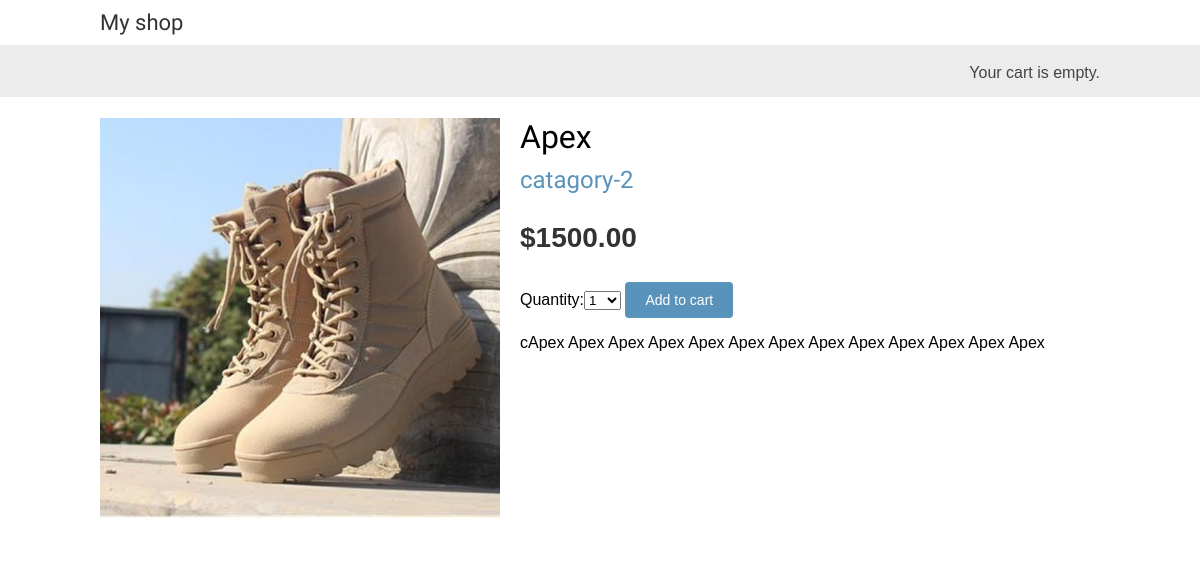
The app's page /5/apex/ with its own data.
### shop/models.py (models this page shows, shortened)
class Product(models.Model):
    category = models.ForeignKey(Category,related_name='products',on_delete=models.CASCADE)
    name = models.CharField(max_length=200, db_index=True)
    slug = models.SlugField(max_length=200, db_index=True)
    image = models.ImageField(upload_to='media/%y/%m/%d',blank=True)
    description = models.TextField(blank=True)
    price = models.DecimalField(max_digits=10, decimal_places=2)
    available = models.BooleanField(default=True)
    created = models.DateTimeField(auto_now_add=True)
    updated = models.DateTimeField(auto_now=True)
    class Meta:
        ordering = ('name',)
        index_together = (('id','slug'),)

class Category(models.Model):
    name = models.CharField(max_length=200, db_index=True)
    slug = models.SlugField(max_length=200,unique=True)
    class Meta:
        ordering = ('name',)
        verbose_name = 'category'
        verbose_name_plural = 'categories'
    def __str__(self):
        return self.name
    def get_absolute_url(self):
        return reverse("shop:product_list_by_category", args=[self.slug])

### shop/views.py (the view)
# urls.py: path('<int:id>/<slug:slug>/', views.product_detail,name='product_detail'),
def product_detail(request, id, slug):
    product = get_object_or_404(Product,id=id,slug=slug,available=True)
    cart_product_form = CartAddProductForm()
    return render(request, 'detail.html',
                                  {'product':product,
                                  'cart_product_form':cart_product_form})

### cart/forms.py
class CartAddProductForm(forms.Form):
    quantity = forms.TypedChoiceField(
        choices = PRODUCT_QUANTITY_CHOICES,coerce=int)
    override = forms.BooleanField(required=False,initial=False,widget=forms.HiddenInput)

### cart/cart.py (called while the page is built)
    def __len__(self):
        return sum(item['quantity'] for item in self.cart.values())

### cart/context_processors.py (called while the page is built)
def cart(request):
    return {'cart': Cart(request)}

### template/detail.html
{% extends "base.html" %} {% load static %} {% block title %} {{ product.name }} {% endblock %} {% block content %}
<div class="product-detail">
    <img src="{% if product.image %}{{ product.image.url }}{% else %}
{% static 'img/no_image.png' %}{% endif %}">
    <h1>{{ product.name }}</h1>
    <h2>
        <a href="{{ product.category.get_absolute_url }}">
{{ product.category }}
</a>
    </h2>
    <p class="price">${{ product.price }}</p>
    <form action="{% url 'cart:cart_add' product.id %}" method="post">
        {{ cart_product_form }} {% csrf_token %}
        <input type="submit" value="Add to cart">
    </form>
    {{ product.description|linebreaks }}
</div>
{% endblock %}

### static/css/base.css (style rules this page uses)
body { margin:0; padding:0; font-family:helvetica, sans-serif; }
h1, h2, h3, h4, h5 , h6 { font-family: 'Ubuntu', sans-serif; font-weight:normal; }
a { text-decoration:none; color:#5993bb; }
a.button, input[type="submit"] { color:#fff; background:#5993bb; border-radius:4px; padding:10px 20px; font-size:14px; border:0; }
.product-detail { text-align:justify; }
.product-detail .price { color:#333; font-size:28px; font-weight:bold; }
.product-detail img { width:40%; float:left; padding:0 20px 20px 0; }
.product-detail h1 { margin-bottom:0; }
.product-detail h2 { margin-top:10px; }

### records on screen
Product: image (picture), name "Apex", category "catagory-2", price "1500.00", description "cApex Apex Apex Apex Apex Apex Apex Apex Apex Apex Apex Apex Apex"
